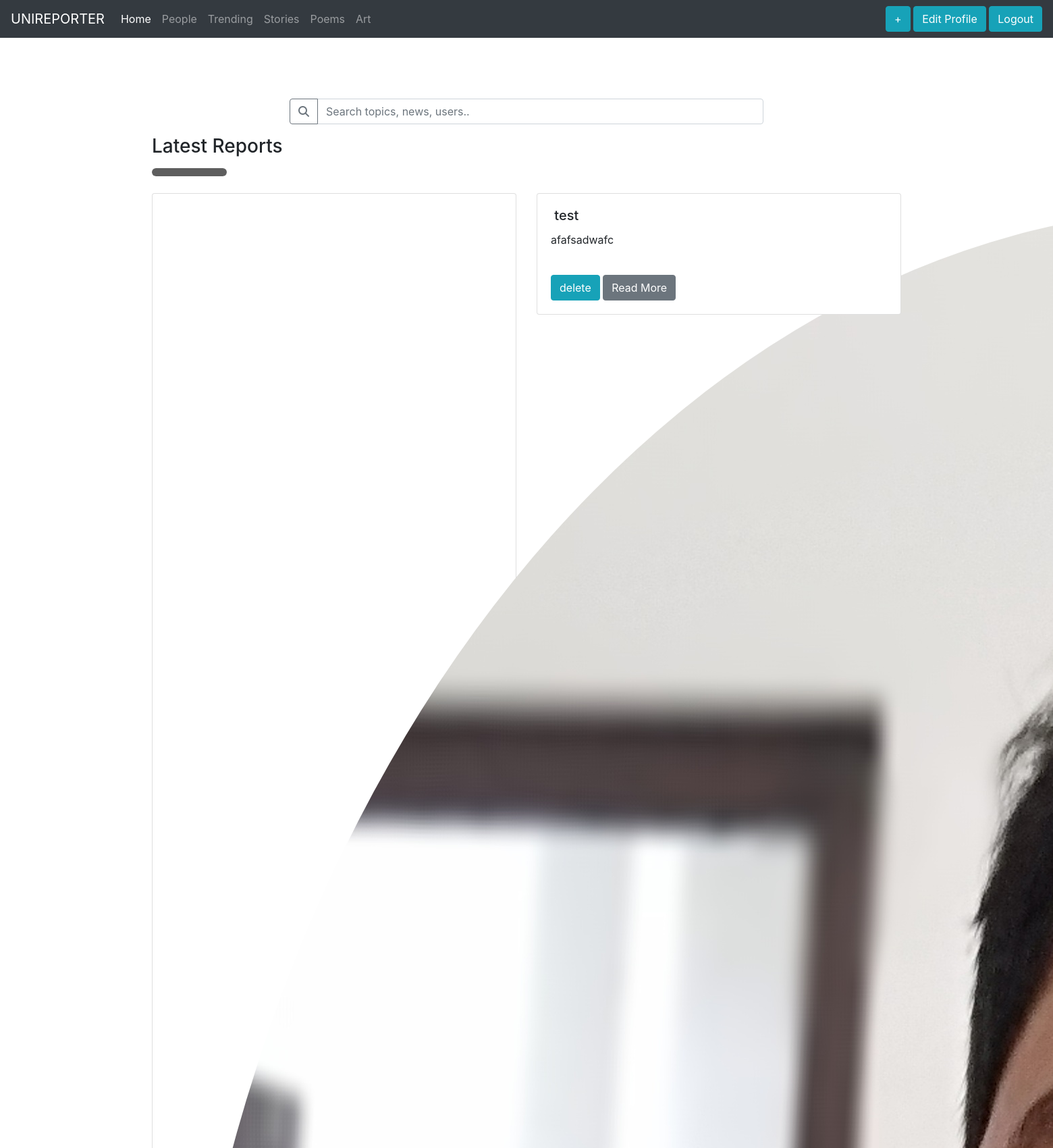
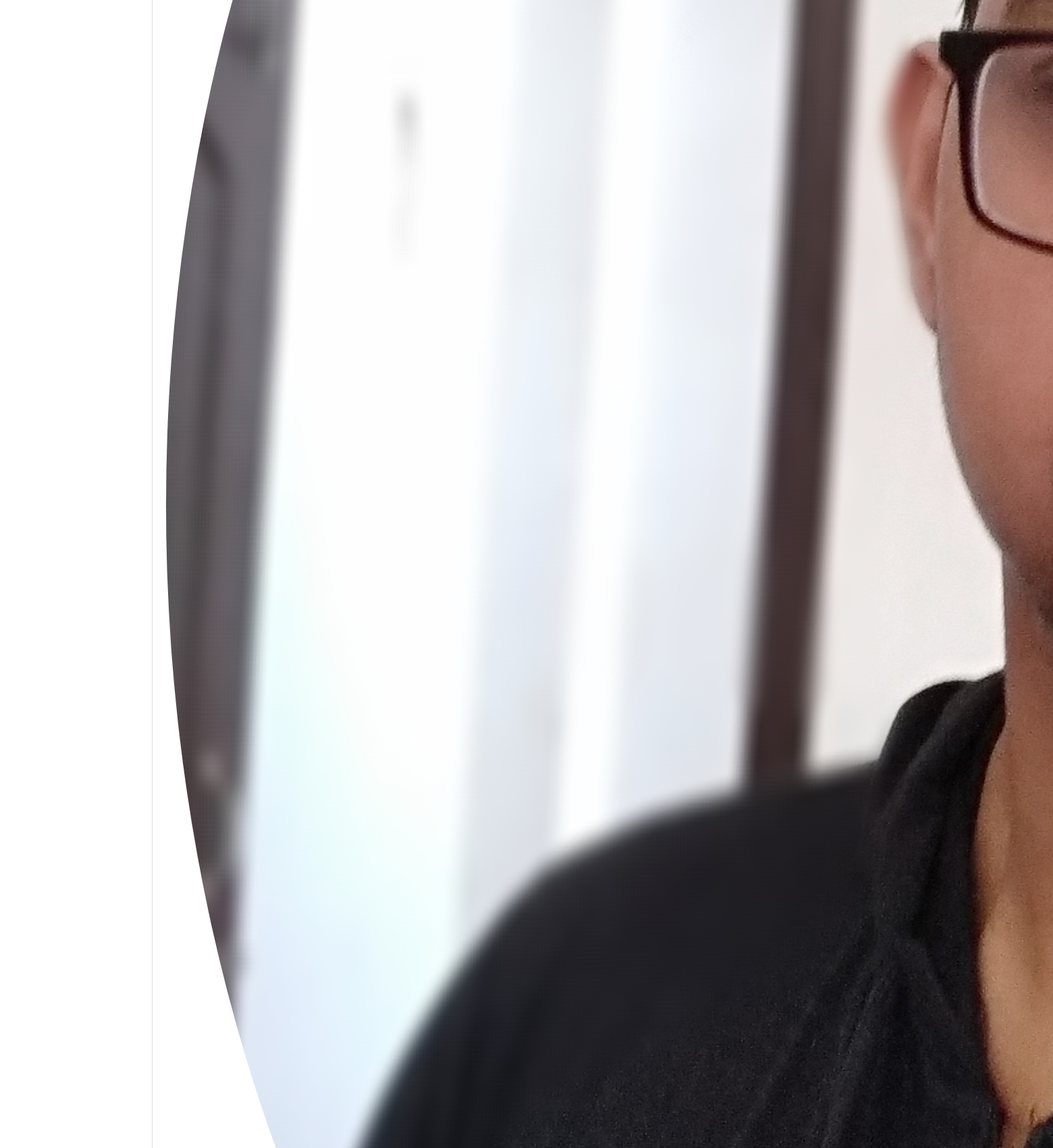
The app's page /account/ (signed in, upper part) with its own data (2 pictures, top to bottom).
### reports/models.py (models this page shows, shortened)
class Report(models.Model):
	category_choices = (
		('story','Story'),
		('report','Reports'),
		('poems','Poems'),
		('art','Art'),
		)
	user = models.ForeignKey(settings.AUTH_USER_MODEL, related_name='reports_created', on_delete=models.CASCADE)
	title = models.CharField(max_length=1000)
	slug = models.SlugField(max_length=200, blank=True)
	url = models.URLField()
	category = models.CharField(max_length=100, choices=category_choices, default='report')
	content = HTMLField('Content')
	created = models.DateField(auto_now_add=True, db_index=True)
	users_liked = models.ManyToManyField(settings.AUTH_USER_MODEL, related_name='reports_liked', blank=True)
	class Meta:
		ordering = ('-created',)
	def get_absolute_url(self):
		return reverse('reports:detail', args=[self.id, self.slug])

### account/views.py (the view)
# urls.py: path('', views.home, name='home'),
@login_required
def home(request):
	reps = Report.objects.all().filter(category='report')
	reps.reverse()
	return render(request, 'account/home.html', {'section': 'home', 'reports':reps})

### account/templates/account/home.html (shortened to what this page needs)
{% extends "base.html" %}
{% load staticfiles%}
{% load thumbnail %}
{% block content %}
	 <div class="text-center search">
    	<div class="input-group mb-3 search">
    	  <div class="input-group-prepend">
    	    <button class="btn btn-outline-secondary" type="button" id="button-addon1">
                <i class="fas fa-search" aria-hidden="true"></i></button>
    	  </div>
    	  <input type="text" class="form-control" placeholder="Search topics, news, users.." aria-label="Search" aria-describedby="button-addon1">
    	</div>
	</div>
    <div class="container">
    	<h3>Latest Reports</h3>
    	<img src="{% static "Rectangle 6.png"%}" width="10%">
        <div class="row">
        {% for report in reports %}
            <div class="col-sm-6">
                <div class="card" style="margin-bottom: 20px;">
                  <div class="card-body">
                    <h5 class="card-title">
                        {% thumbnail report.user.profile.photo "75x75" crop="100%" as im %}
                        <img class="rounded-circle" alt="" src="{% if report.user.profile.photo %}{{im.url}}{% endif %} "
                    data-holder-rendered="true" style="border-radius: 50%;">
                        {% endthumbnail %}
                         {{report.title}}</h5>
                    {{report.content|safe|truncatewords:20}}<br>
                    {% if report.user == request.user %}
                        <a class="btn btn-info" href="{% url 'reports:delete' report.id report.slug %}">delete</a>
                    {% endif %}
                    <a href="{{ report.get_absolute_url }}" class="btn btn-secondary">Read More</a>
                  </div>
                </div>
              </div>
        {% endfor %}
    </div>
	</div>
{% endblock %}

### account/static/css/base.css (style rules this page uses)
.search { width: 45%; margin-left: AUTO; margin-right: auto; margin-top: 90px; }
.row { margin-top: 20px; }

### records on screen
Report: title "test", content "afafsadwafc", shows "delete"
